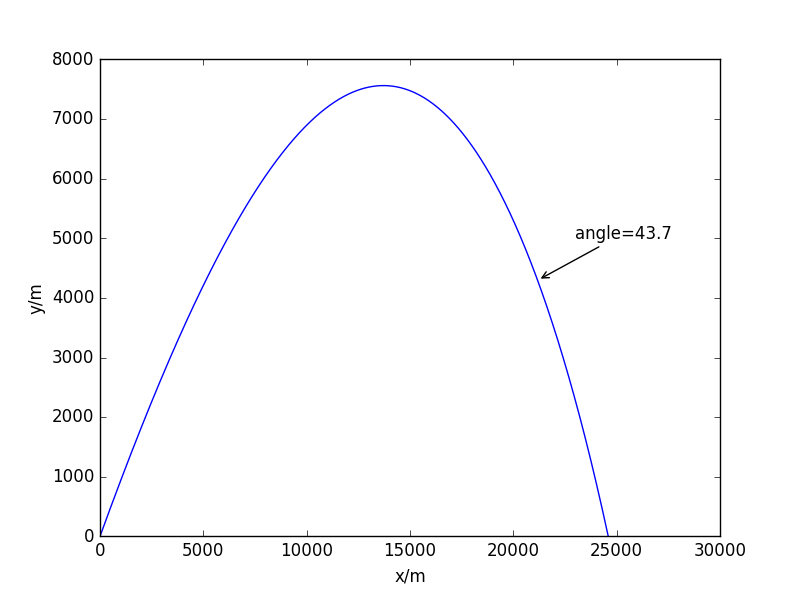

Reproduce this figure in Python.
import math
import numpy as np
import matplotlib.pyplot as plt
def acce(vx,vy,y):
    'Calculate acceleration concerning attitude'
    accelerration=[0,0]
    accelerration[0]=-math.pow((1-0.0065*y/293),2.5)*0.00004*math.sqrt(vx*vx+vy*vy)*vx
    accelerration[1]=-math.pow((1-0.0065*y/293),2.5)*0.00004*math.sqrt(vx*vx+vy*vy)*vy-9.8
    return accelerration
def traj(angle,velocity):
    'Calculate the trajectory'
    dt=0.01
    speed=[[],[]]
    trajectory=[[],[]]
    speed[0].append(velocity*math.cos(math.pi*angle/180))
    speed[1].append(velocity*math.sin(math.pi*angle/180))
    trajectory[0].append(0)
    trajectory[1].append(0)    
    while trajectory[1][-1]>=0:
        trajectory[0].append(trajectory[0][-1]+speed[0][-1]*dt)
        trajectory[1].append(trajectory[1][-1]+speed[1][-1]*dt)
        speed[0].append(speed[0][-1]+acce(speed[0][-1],speed[1][-1],trajectory[1][-1])[0]*dt)
        speed[1].append(speed[1][-1]+acce(speed[0][-1],speed[1][-1],trajectory[1][-1])[1]*dt)
    trajectory[0][-1]=(trajectory[0][-2]-trajectory[1][-2]*trajectory[0][-1]/trajectory[1][-1])/(1-trajectory[1][-2]/trajectory[1][-1])
    trajectory[1][-1]=0
    return trajectory
maxangle=0
maxdis=0
for angle in np.linspace(0,90,901):
    x=traj(angle,700)
    if x[0][-1]>maxdis:
        maxdis=x[0][-1]
        maxangle=angle
print 'Maxangle=',maxangle
y=traj(maxangle,700)
plt.plot(y[0],y[1])
plt.xlabel('x/m')
plt.ylabel('y/m')
plt.xlim(0,30000)
text='angle='+str(maxangle)
plt.annotate(text,xy=(21200,4300),xytext=(23000,5000),arrowprops=dict(arrowstyle="->",connectionstyle="arc3"))
plt.show()
